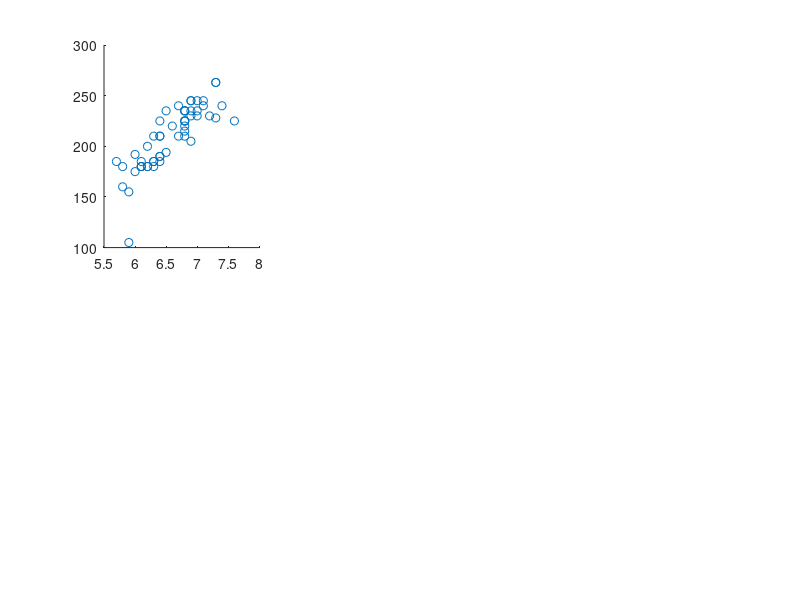

The MATLAB script that drew this image: (Note: this script raises an error after producing the figure.)
load basketballData.mat
%{
finds correlations from data in basketballData

Alyssa Rose HW8  03-28-18
%}
figure(2)
%creates scatter plot height vs. weight
subplot(2,3,1)
scatter(HeightFeet, WeightLbs);
MyLinefit(HeightFeet, WeightLbs,1);
xlabel('height')
ylabel('weight')
%there is a strong correlation with height vs. weight, since the R value
%is close to 1. There is 1 outlier (tall but low weight)

%creates scatter plot height vs. field goal %
subplot(2,3,2)
scatter(HeightFeet, FieldGoalPercentage);
MyLinefit(HeightFeet, FieldGoalPercentage,1);
xlabel('height')
ylabel('field goal percentages')
%not a strong correlation; many pts deviate from the line although the R
%value is closer to 1 than other graphs

%creates scatter plot height vs. free throw %
subplot(2,3,3)
scatter(HeightFeet, FreeThrowPercentage);
MyLinefit(HeightFeet, FreeThrowPercentage,1);
xlabel('height')
ylabel('free throw percentages')
%moderate correlation; the R value deviated more than expected and their
%is an outlier (very low %)

%creates scatter plot weight vs. field goal %
subplot(2,3,4)
scatter(WeightLbs,FieldGoalPercentage,'g');
MyLinefit(WeightLbs,FieldGoalPercentage,1);
xlabel('weight')
ylabel('field goal percentages')
%appears to not be a strong correlation, R value predicts it to be true
%about 25% of the time, considerable amount of outliers, especially
%the low weight but mid field goal % . This seems to be more about random
%correlation than actual causation, considering the low R value (but R 
%values for weight vs field% and height vs. field% are extremely similar.


%creates scatter plot free throw vs. avg pts
subplot(2,3,5)
scatter(FreeThrowPercentage, AveragePointsPerGame,'g');
MyLinefit(FreeThrowPercentage, AveragePointsPerGame,1);
xlabel('free throw percentages')
ylabel('average points per games')
%weakest correlation of all the graphs (lowest R value). Free throw % is
%not a strong predictor for avg pts in game

%creates scatter plot field goal vs. avg pts
subplot(2,3,6)
scatter(FieldGoalPercentage, AveragePointsPerGame,'g');
MyLinefit(FieldGoalPercentage, AveragePointsPerGame,1);
xlabel('field goal percentages')
ylabel('average points per games')
%many outliers and very weak correlation, although field goal % and avg pts
%correlation is stronger than avg pts and free throw % (field goal more
%important)
